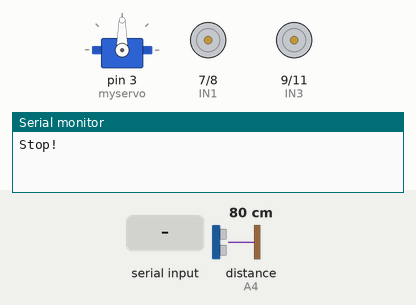
A sketch run on a simulated Arduino Uno, built with avr-gcc and run on an emulated ATmega328P. On the bench: servo, motor-driver pin pairs drawn as motors (green arrow = first pin HIGH = forward, orange = second pin HIGH = backward, longer = more drive, scaled by the enable pin), the last lines printed to the serial monitor. Wiring (inferred from the names in the program): ultrasonic range finder: trigger A5; echo A4. Inputs (shaded band) come from the test bench; at power-on: distance to the obstacle (sensor on A4) 80 cm. The echo pulse lasts 58.3 µs per cm.

Above: at 1.2 s.
1.3 s: distance to the obstacle (sensor on A4) set to 23 cm
3.2 s: distance to the obstacle (sensor on A4) set to 20 cm
At 4.7 s:
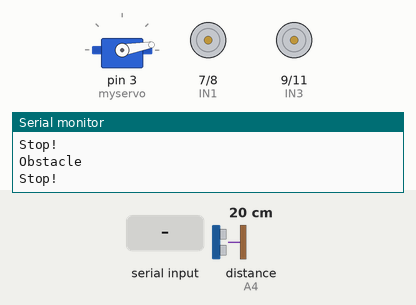
6.3 s: distance to the obstacle (sensor on A4) set to 2 cm
At 9.3 s:
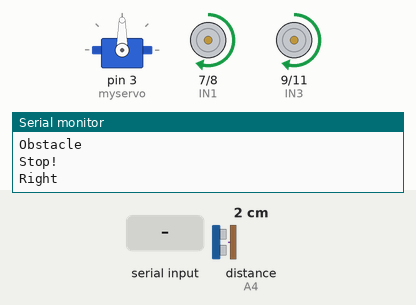
9.4 s: distance to the obstacle (sensor on A4) set to 35 cm
At 9.9 s:
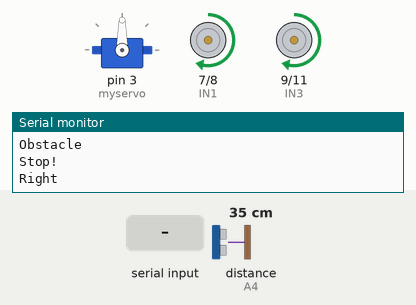
10.9 s: "f" received over Serial
At 12.3 s:
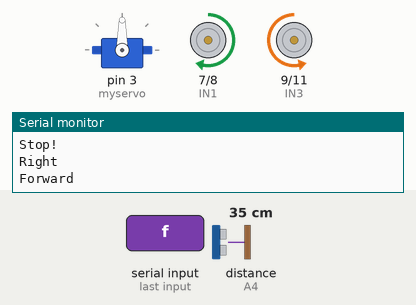
13.3 s: "b" received over Serial
At 14.2 s:
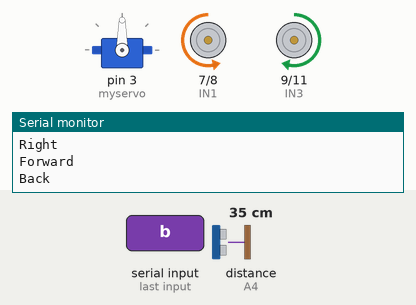
Timing chart, 0 to 16.3 s (numbered marks = the images above; inputs shaded):
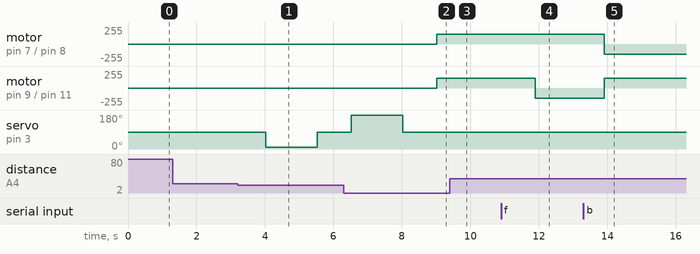

Measured:
- the behaviour switches between 22 and 21 cm on distance to the obstacle (sensor on A4) (found by bisection; images 0 and 1)
- after the input at 1.3 s, every drawn part: stays the same
- after the input at 3.2 s, servo on pin 3 (myservo): 90° → 10° after 0.82 s, → 90° 1.5 s later
- after the input at 6.3 s, motor on pin 7 (IN1) / pin 8 (IN2): stopped → forward 150/255 after 2.7 s
- after the input at 9.4 s, motor on pin 7 (IN1) / pin 8 (IN2), motor on pin 9 (IN3) / pin 11 (IN4): stays forward 150/255 (without the input it goes to stopped after 0.48 s); servo on pin 3 (myservo): stays 90° (without the input it goes to 10° after 0.98 s)
- after the input at 10.9 s, motor on pin 9 (IN3) / pin 11 (IN4): forward 150/255 → backward 150/255 after 1.0 s
- after the input at 13.3 s, motor on pin 7 (IN1) / pin 8 (IN2): forward 150/255 → backward 150/255 after 0.61 s; motor on pin 9 (IN3) / pin 11 (IN4): backward 150/255 → forward 150/255 after 0.61 s

The sketch:

Obstacle_Avoidance_Car.ino
```cpp
/*
Obstacle Avoiding Robot
Gabriela Dominguez
Date: April 16, 2018

This code allows the Smart Robot Car V 3.0 by Elegoo to move forward, backward and stopping when the user enters the assigned chars
for those movements which are 'f', 's' and 'b'. Those chars can be received as input via Bluetooth using the application provided by
ELEGOO or any other Bluetooth BLE terminal. Plus, the robot can detect obstacles at a distance of 25cm and avoid them by changing
its path.

The original code was included in the Elegoo's CD Tutorial. Some modifications were applied to it.

www.elegoo.com
*/


#include <Servo.h>  //servo library
Servo myservo;      // create servo object to control servo
char getstr;


//For sending and receiving data from the ultrasonic sensor
int Echo = A4;
int Trig = A5;

#define ENA 5  //Controls speed of left motor
#define ENB 6  //Controls speed of right motor

//For controlling the left motor
#define IN1 7
#define IN2 8

//For controlling the right motor
#define IN3 9
#define IN4 11

#define carSpeed 150
int rightDistance = 0, leftDistance = 0, middleDistance = 0;

/*
The functions back, forward, right and left control the speed of the motors and indicate which motor should be "LOW" or "HIGH"
*/

void forward(){
  analogWrite(ENA, carSpeed);
  analogWrite(ENB, carSpeed);
  digitalWrite(IN1, HIGH);
  digitalWrite(IN2, LOW);
  digitalWrite(IN3, LOW);
  digitalWrite(IN4, HIGH);
  Serial.println("Forward");
}

void back() {
  analogWrite(ENA, carSpeed);
  analogWrite(ENB, carSpeed);
  digitalWrite(IN1, LOW);
  digitalWrite(IN2, HIGH);
  digitalWrite(IN3, HIGH);
  digitalWrite(IN4, LOW);
  Serial.println("Back");
}

void left() {
  analogWrite(ENA, carSpeed);
  analogWrite(ENB, carSpeed);
  digitalWrite(IN1, LOW);
  digitalWrite(IN2, HIGH);
  digitalWrite(IN3, LOW);
  digitalWrite(IN4, HIGH);
  Serial.println("Left");
}

void right() {
  analogWrite(ENA, carSpeed);
  analogWrite(ENB, carSpeed);
  digitalWrite(IN1, HIGH);
  digitalWrite(IN2, LOW);
  digitalWrite(IN3, HIGH);
  digitalWrite(IN4, LOW);
  Serial.println("Right");
}

void stop() {
  digitalWrite(ENA, LOW);
  digitalWrite(ENB, LOW);
  Serial.println("Stop!");
}

//Ultrasonic distance measurement Sub function
int Distance_test() {
  digitalWrite(Trig, LOW);
  delayMicroseconds(2);
  digitalWrite(Trig, HIGH);
  delayMicroseconds(20);
  digitalWrite(Trig, LOW);
  float Fdistance = pulseIn(Echo, HIGH);
  Fdistance= Fdistance / 58;
  return (int)Fdistance;
}

void setup() {
  //Initializing all the pins and the serial communication

  myservo.attach(3);  // attach servo on pin 3 to servo object
  Serial.begin(9600);
  pinMode(Echo, INPUT);
  pinMode(Trig, OUTPUT);
  pinMode(IN1, OUTPUT);
  pinMode(IN2, OUTPUT);
  pinMode(IN3, OUTPUT);
  pinMode(IN4, OUTPUT);
  pinMode(ENA, OUTPUT);
  pinMode(ENB, OUTPUT);
  stop();
}

void loop() {
    getstr = Serial.read();    //To read the chars from the Bluetooth terminal

    myservo.write(90);  //set servo position according to scaled value
    delay(500);
    middleDistance = Distance_test();  // Before moving it needs to obtain the distance to the object in the front

    if(middleDistance <= 20) {    //If the distance between the robot and the object in the front is less or equals to 20cm...
      Serial.println("Obstacle");
      stop();

      //Turns to the right and obtains the distance
      delay(500);
      myservo.write(10);
      delay(1000);
      rightDistance = Distance_test();

      //Goes back to its original position
      delay(500);
      myservo.write(90);

      //Turns to the left and obtains the distance
      delay(1000);
      myservo.write(180);
      delay(1000);
      leftDistance = Distance_test();

      //Goes back to its original position
      delay(500);
      myservo.write(90);
      delay(1000);

      //If the distance to the right is bigger than the distance to the left, the robot will turn to the right
      if(rightDistance > leftDistance) {
        right();
        delay(360);
      }
      //If the distance to the left is bigger than the distance to the right, the robot will turn to the left
      else if(rightDistance < leftDistance) {
        left();
        delay(360);
      }
      //If the distance between the robot and an object is less than 20 cm to the left or to the right the car will go back.
      else if((rightDistance <= 20) || (leftDistance <= 20)) {
        back();
        delay(180);
      }
      //In any other case, if the input was a 'f', the car will go forward
      else if(getstr=='f'){
          forward();
      }
    }
    //If there is no obstacle in the front and any of these characters were received, the car will go forward, backward or it will just stop.
    else if(getstr=='f'){
          forward();
    }else if(getstr=='b'){
          back();
    }else if(getstr=='s'){
          stop();
    }
}
```
